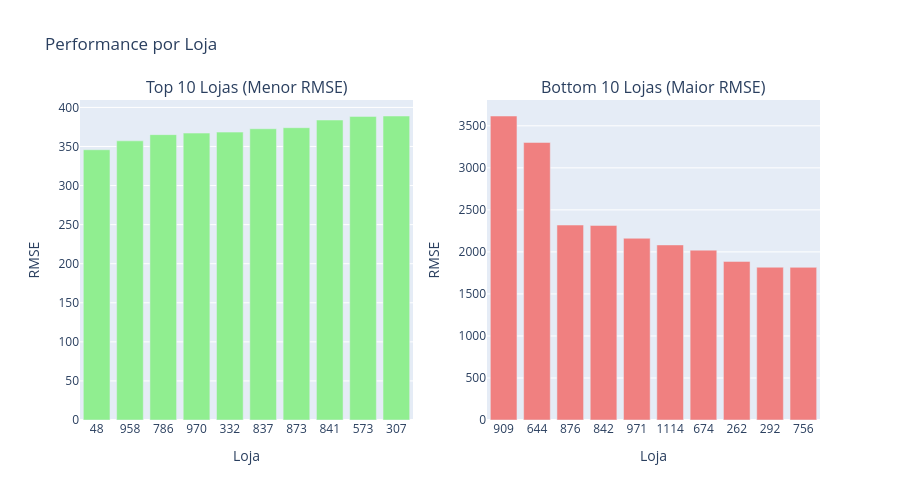

Here is the notebook cell this chart was saved with:
### Code cell
# ANALISE DE ERROS POR LOJA

# Calcular RMSE por loja
test_with_predictions = test_data.copy()
test_with_predictions['Predicted'] = best_results['y_pred_test']

store_performance = test_with_predictions.groupby('Store').apply(
    lambda x: pd.Series({
        'RMSE': np.sqrt(mean_squared_error(x['Sales'], x['Predicted'])),
        'MAE': mean_absolute_error(x['Sales'], x['Predicted']),
        'Mean_Sales': x['Sales'].mean(),
        'N_Predictions': len(x)
    })
).reset_index()

# Identificar melhores e piores lojas
top_10_stores = store_performance.nsmallest(10, 'RMSE')
bottom_10_stores = store_performance.nlargest(10, 'RMSE')

fig = make_subplots(
    rows=1, cols=2,
    subplot_titles=('Top 10 Lojas (Menor RMSE)', 'Bottom 10 Lojas (Maior RMSE)')
)

fig.add_trace(
    go.Bar(x=top_10_stores['Store'].astype(str), y=top_10_stores['RMSE'],
           marker_color='lightgreen', name='Top 10'),
    row=1, col=1
)

fig.add_trace(
    go.Bar(x=bottom_10_stores['Store'].astype(str), y=bottom_10_stores['RMSE'],
           marker_color='lightcoral', name='Bottom 10'),
    row=1, col=2
)

fig.update_xaxes(title_text="Loja", row=1, col=1)
fig.update_xaxes(title_text="Loja", row=1, col=2)
fig.update_yaxes(title_text="RMSE", row=1, col=1)
fig.update_yaxes(title_text="RMSE", row=1, col=2)

fig.update_layout(height=500, showlegend=False,
                  title_text="Performance por Loja")
fig.write_html("../images/store_performance.html")
fig.show()

print("\nRESUMO DE PERFORMANCE POR LOJA:")
print(f"   Melhor loja (menor RMSE): {top_10_stores.iloc[0]['Store']} - RMSE: {top_10_stores.iloc[0]['RMSE']:.2f}")
print(f"   Pior loja (maior RMSE): {bottom_10_stores.iloc[0]['Store']} - RMSE: {bottom_10_stores.iloc[0]['RMSE']:.2f}")
print(f"   RMSE medio entre lojas: {store_performance['RMSE'].mean():.2f}")

### Figure 1 — Plotly figure (JSON) as saved in the notebook; plotly's stock layout.template omitted (floating-point values rounded to 4 significant figures)
{"data": [{"marker": {"color": "lightgreen"}, "name": "Top 10", "type": "bar", "x": ["48", "958", "786", "970", "332", "837", "873", "841", "573", "307"], "xaxis": "x", "y": [345.8, 357.2, 365.2, 367.1, 368.4, 372.7, 374.0, 383.9, 388.5, 389.0], "yaxis": "y"}, {"marker": {"color": "lightcoral"}, "name": "Bottom 10", "type": "bar", "x": ["909", "644", "876", "842", "971", "1114", "674", "262", "292", "756"], "xaxis": "x2", "y": [3617.0, 3302.0, 2320.0, 2315.0, 2162.0, 2083.0, 2021.0, 1887.0, 1818.0, 1816.0], "yaxis": "y2"}], "layout": {"annotations": [{"font": {"size": 16}, "showarrow": false, "text": "Top 10 Lojas (Menor RMSE)", "x": 0.225, "xanchor": "center", "xref": "paper", "y": 1, "yanchor": "bottom", "yref": "paper"}, {"font": {"size": 16}, "showarrow": false, "text": "Bottom 10 Lojas (Maior RMSE)", "x": 0.775, "xanchor": "center", "xref": "paper", "y": 1, "yanchor": "bottom", "yref": "paper"}], "height": 500, "showlegend": false, "title": {"text": "Performance por Loja"}, "xaxis": {"anchor": "y", "domain": [0, 0.45], "title": {"text": "Loja"}}, "xaxis2": {"anchor": "y2", "domain": [0.55, 1], "title": {"text": "Loja"}}, "yaxis": {"anchor": "x", "domain": [0, 1], "title": {"text": "RMSE"}}, "yaxis2": {"anchor": "x2", "domain": [0, 1], "title": {"text": "RMSE"}}}}
